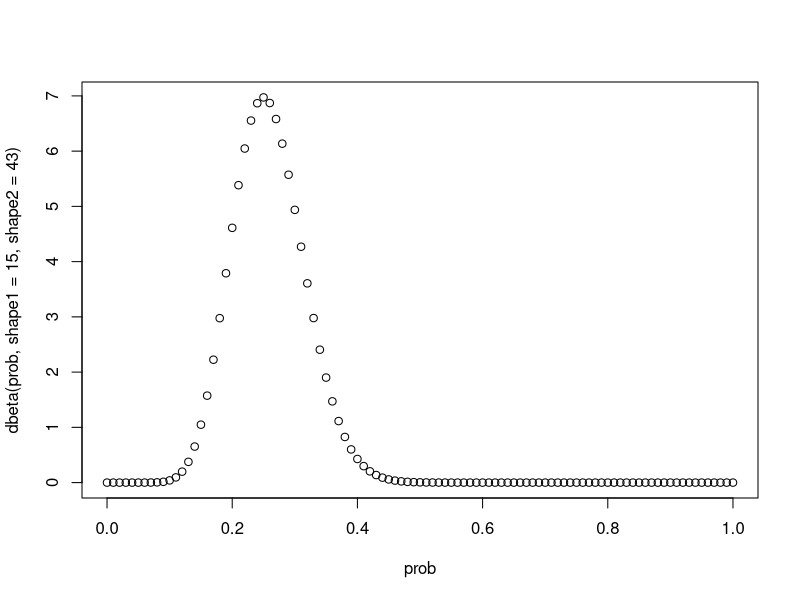

Write R code to recreate this figure.
## Homework 3 - Quinnlan Smith & Tyler Butts ## 
library(tidyverse) 
library(lubridate)

dat = read_csv('BSB_tagging_data.csv')
dat

# Q1.1: Plot a probability density function (probability density vs. proportions from 0 to 
# 1) for the proportion of female black sea bass that changed sex out of all those which 
# were recaptured after the end of the spawning season (i.e., after July). 
# Relevant functions: dbeta()

dat_filter = dat %>% 
  filter(Sex_at_capture == 'F') %>% 
  mutate(capture = mdy(Date_at_capture)) %>% 
  mutate(recapture = mdy(Date_at_recapture)) %>% 
  select(capture, recapture, Sex_at_capture, Sex_at_recapture) %>%
  mutate(change = if_else(Sex_at_recapture == 'F', 0, 1)) %>%
  mutate(length_btwn_capture = interval(capture, recapture)/ days(1)) %>%
  filter(length_btwn_capture > 30) # shortest time to sex change occurred within a month, filter by month 
dat_filter # 58 females at capture 

# n = number of bernoulli trials = 58
# k = successes = 14 
# shape1 = 15 
# shape2 = 43


prob = seq(0,1, by=0.01)
plot(prob, dbeta(prob, shape1 = 15, shape2 = 43))

pdf_1.1 = dbeta(prob, shape1 = 15, shape2 = 43)
#============================================================================================================#

# Q1.2: Give the 95% CI for the probability of sex change for these individuals in Q1.1
# Relevant functions: qbeta()
prob = seq(0.025, 0.975, by=0.01)
prob2 = c(0.025,0.975)
qbeta(prob2, shape1= 15, shape2 = 43, lower.tail = TRUE)

## Confidence Interval ## 
## 15.5% - 37.8% # 

#=============================================================================================================# 

